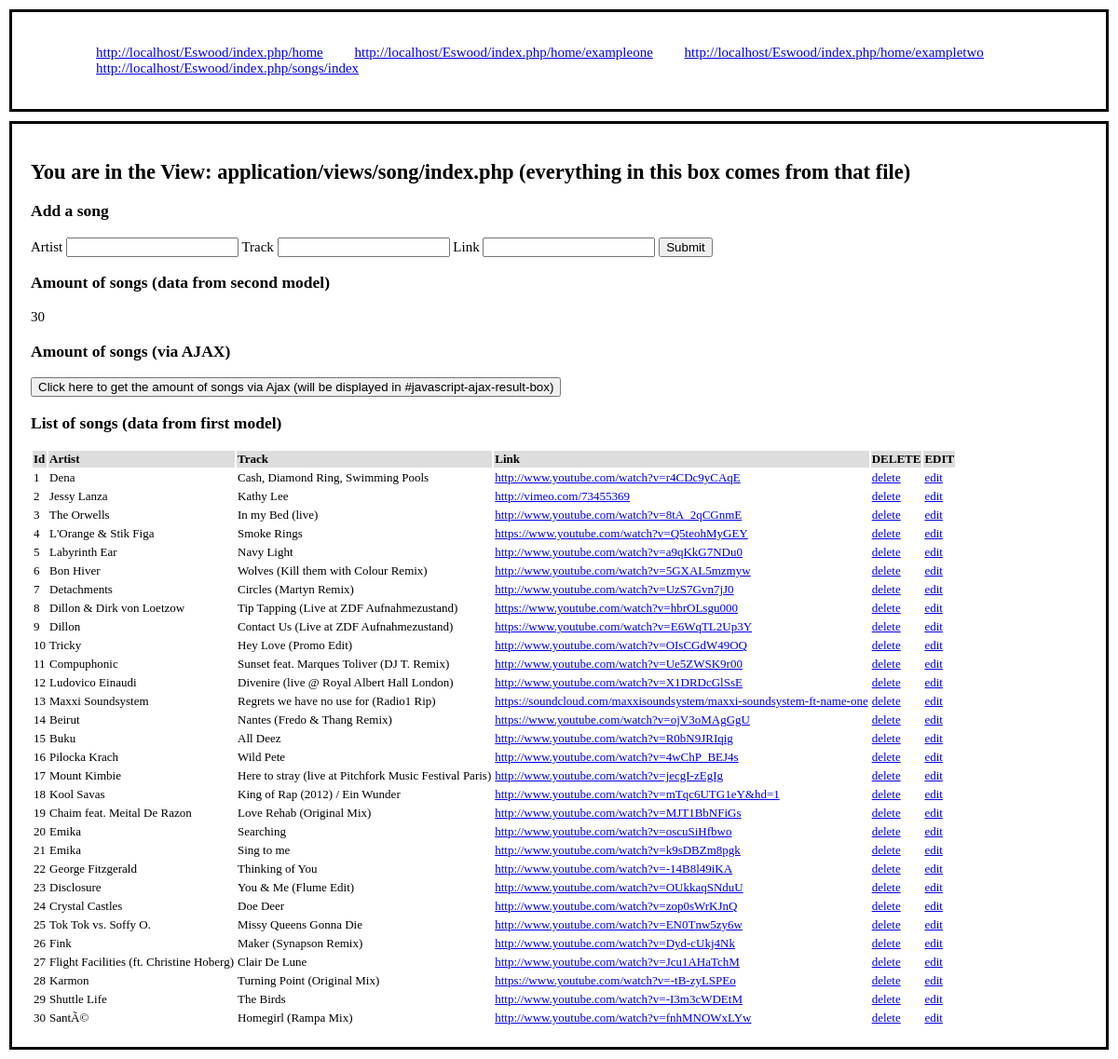
Screenshot of /index.php/songs/ with the database file from the repository.
### tables this page shows
CREATE TABLE `song` (
  `id` int(11) NOT NULL AUTO_INCREMENT,
  `artist` text NOT NULL,
  `track` text NOT NULL,
  `link` text,
  PRIMARY KEY (`id`),
  UNIQUE KEY `id` (`id`)
);

### application/core/controller.php (called while the page is built, shortened)
<?php
class Controller
{
    public $db = null;
    private function openDatabaseConnection()
    {
        $options = array(PDO::ATTR_DEFAULT_FETCH_MODE => PDO::FETCH_OBJ, PDO::ATTR_ERRMODE => PDO::ERRMODE_WARNING);
        $this->db = new PDO(DB_TYPE . ':host=' . DB_HOST . ';dbname=' . DB_NAME, DB_USER, DB_PASS, $options);
    }
    public function loadModel()
    {
        require APP . '/model/model.php';
        $this->model = new Model($this->db);
    }
}

### application/controllers/songs.php (called while the page is built, shortened)
<?php
class Songs extends Controller
{
    public function index()
    {
        $songs = $this->model->getAllSongs();
        $amount_of_songs = $this->model->getAmountOfSongs();
        require APP . 'views/_templates/header.php';
        require APP . 'views/songs/index.php';
        require APP . 'views/_templates/footer.php';
    }
}

### index.php (called while the page is built, shortened)
<?php
require APP . '/core/controller.php';
require APP . '/core/application.php';
$app = new Application();

### application/model/model.php (called while the page is built, shortened)
<?php
class Model
{
    function __construct($db)
    {
        try {
            $this->db = $db;
        } catch (PDOException $e) {
            exit('Conexion a la base de datos no establecida.');
        }
    }
    public function getAllSongs()
    {
        $sql = "SELECT id, artist, track, link FROM song";
        $query = $this->db->prepare($sql);
        $query->execute();
        return $query->fetchAll();
    }
    public function getAmountOfSongs()
    {
        $sql = "SELECT COUNT(id) AS amount_of_songs FROM song";
        $query = $this->db->prepare($sql);
        $query->execute();
        return $query->fetch()->amount_of_songs;
    }
}

### application/views/songs/index.php (the view, shortened to what this page needs)
<div class="container">
    <h2>You are in the View: application/views/song/index.php (everything in this box comes from that file)</h2>
    <div>
        <h3>Add a song</h3>
        <form action="<?php echo URL_WITH_INDEX_FILE; ?>songs/addsong" method="POST">
            <label>Artist</label>
            <input type="text" name="artist" value="" required />
            <label>Track</label>
            <input type="text" name="track" value="" required />
            <label>Link</label>
            <input type="text" name="link" value="" />
            <input type="submit" name="submit_add_song" value="Submit" />
        </form>
    </div>
    <div>
        <h3>Amount of songs (data from second model)</h3>
        <div>
            <?php echo $amount_of_songs; ?>
        </div>
        <h3>Amount of songs (via AJAX)</h3>
        <div>
            <button id="javascript-ajax-button">Click here to get the amount of songs via Ajax (will be displayed in #javascript-ajax-result-box)</button>
        </div>
        <h3>List of songs (data from first model)</h3>
        <table>
            <thead style="background-color: #ddd; font-weight: bold;">
            <tr>
                <td>Id</td>
                <td>Artist</td>
                <td>Track</td>
                <td>Link</td>
                <td>DELETE</td>
                <td>EDIT</td>
            </tr>
            </thead>
            <tbody>
            <?php foreach ($songs as $song) { ?>
                <tr>
                    <td><?php if (isset($song->id)) echo htmlspecialchars($song->id, ENT_QUOTES, 'UTF-8'); ?></td>
                    <td><?php if (isset($song->artist)) echo htmlspecialchars($song->artist, ENT_QUOTES, 'UTF-8'); ?></td>
                    <td><?php if (isset($song->track)) echo htmlspecialchars($song->track, ENT_QUOTES, 'UTF-8'); ?></td>
                    <td>
                        <?php if (isset($song->link)) { ?>
                            <a href="<?php echo htmlspecialchars($song->link, ENT_QUOTES, 'UTF-8'); ?>"><?php echo htmlspecialchars($song->link, ENT_QUOTES, 'UTF-8'); ?></a>
                        <?php } ?>
                    </td>
                    <td><a href="<?php echo URL_WITH_INDEX_FILE . 'songs/deletesong/' . htmlspecialchars($song->id, ENT_QUOTES, 'UTF-8'); ?>">delete</a></td>
                    <td><a href="<?php echo URL_WITH_INDEX_FILE . 'songs/editsong/' . htmlspecialchars($song->id, ENT_QUOTES, 'UTF-8'); ?>">edit</a></td>
                </tr>
            <?php } ?>
            </tbody>
        </table>
    </div>
</div>

### application/core/application.php (shortened to what this page needs)
<?php
class Application
{
    private $url_controller = null;
    private $url_action = null;
    private $url_params = array();
    public function __construct()
    {
        if (!$this->url_controller) {
            require APP . 'controllers/home.php';
            $page = new Home();
            $page->index();
        } elseif (file_exists(APP . 'controllers/' . $this->url_controller . '.php')) {
            $this->url_controller = new $this->url_controller();
            if (method_exists($this->url_controller, $this->url_action)) {
                if(!empty($this->url_params)) {
                    call_user_func_array(array($this->url_controller, $this->url_action), $this->url_params);
                } else {
                    $this->url_controller->{$this->url_action}();
                }
            } else {
                if(strlen($this->url_action) == 0) {
                    $this->url_controller->index();
                }
                else {
                    require APP . 'controllers/error.php';
                    $page = new Error();
                    $page->index();
                }
            }
        } else {
            require APP . 'controllers/error.php';
            $page = new Error();
            $page->index();
        }
    }
    private function getUrlWithoutModRewrite()
    {
        $url = explode('/', $_SERVER['REQUEST_URI']);
        $url = array_diff($url, array('', 'index.php'));
        $url = array_values($url);
        $this->url_controller = isset($url[0]) ? $url[0] : null;
        $this->url_action = isset($url[1]) ? $url[1] : null;
        unset($url[0], $url[1]);
        $this->url_params = array_values($url);
    }
}

### application/views/_templates/header.php (shortened to what this page needs)
<!DOCTYPE html>
<html lang="es">
<head>
    <link href="<?php echo URL; ?>public/css/style.css" rel="stylesheet">
</head>
<body>
    <div class="container">
        <div class="navigation">
            <ul>
                <li><a href="<?php echo URL_WITH_INDEX_FILE; ?>"><?php echo URL_WITH_INDEX_FILE; ?>home</a></li>
                <li><a href="<?php echo URL_WITH_INDEX_FILE; ?>home/exampleone"><?php echo URL_WITH_INDEX_FILE; ?>home/exampleone</a></li>
                <li><a href="<?php echo URL_WITH_INDEX_FILE; ?>home/exampletwo"><?php echo URL_WITH_INDEX_FILE; ?>home/exampletwo</a></li>
                <li><a href="<?php echo URL_WITH_INDEX_FILE; ?>songs/"><?php echo URL_WITH_INDEX_FILE; ?>songs/index</a></li>
            </ul>
        </div>
    </div>

### application/views/_templates/footer.php (shortened to what this page needs)
</body>
</html>

### public/css/style.css (style rules this page uses)
html, body { margin: 0; padding: 0; }
body { font-size: 15px; }
table { font-size: 13px; }
.container { border: 3px solid #000; padding: 20px; margin: 10px; }
ul { list-style: none; }
li { display: inline-block; margin-left: 30px; }

### rows the page displays
song: id "1", artist "Dena", track "Cash, Diamond Ring, Swimming Pools", link "http://www.youtube.com/watch?v=r4CDc9yCAqE"
song: id "2", artist "Jessy Lanza", track "Kathy Lee", link "http://vimeo.com/73455369"
song: id "3", artist "The Orwells", track "In my Bed (live)", link "http://www.youtube.com/watch?v=8tA_2qCGnmE"
song: id "4", artist "L'Orange & Stik Figa", track "Smoke Rings", link "https://www.youtube.com/watch?v=Q5teohMyGEY"
song: id "5", artist "Labyrinth Ear", track "Navy Light", link "http://www.youtube.com/watch?v=a9qKkG7NDu0"
song: id "6", artist "Bon Hiver", track "Wolves (Kill them with Colour Remix)", link "http://www.youtube.com/watch?v=5GXAL5mzmyw"
song: id "7", artist "Detachments", track "Circles (Martyn Remix)", link "http://www.youtube.com/watch?v=UzS7Gvn7jJ0"
song: id "8", artist "Dillon & Dirk von Loetzow", track "Tip Tapping (Live at ZDF Aufnahmezustand)", link "https://www.youtube.com/watch?v=hbrOLsgu000"
song: id "9", artist "Dillon", track "Contact Us (Live at ZDF Aufnahmezustand)", link "https://www.youtube.com/watch?v=E6WqTL2Up3Y"
song: id "10", artist "Tricky", track "Hey Love (Promo Edit)", link "http://www.youtube.com/watch?v=OIsCGdW49OQ"
song: id "11", artist "Compuphonic", track "Sunset feat. Marques Toliver (DJ T. Remix)", link "http://www.youtube.com/watch?v=Ue5ZWSK9r00"
song: id "12", artist "Ludovico Einaudi", track "Divenire (live @ Royal Albert Hall London)", link "http://www.youtube.com/watch?v=X1DRDcGlSsE"
song: id "13", artist "Maxxi Soundsystem", track "Regrets we have no use for (Radio1 Rip)", link "https://soundcloud.com/maxxisoundsystem/maxxi-soundsystem-ft-name-one"
song: id "14", artist "Beirut", track "Nantes (Fredo & Thang Remix)", link "https://www.youtube.com/watch?v=ojV3oMAgGgU"
song: id "15", artist "Buku", track "All Deez", link "http://www.youtube.com/watch?v=R0bN9JRIqig"
song: id "16", artist "Pilocka Krach", track "Wild Pete", link "http://www.youtube.com/watch?v=4wChP_BEJ4s"
song: id "17", artist "Mount Kimbie", track "Here to stray (live at Pitchfork Music Festival Paris)", link "http://www.youtube.com/watch?v=jecgI-zEgIg"
song: id "18", artist "Kool Savas", track "King of Rap (2012) / Ein Wunder", link "http://www.youtube.com/watch?v=mTqc6UTG1eY&hd=1"
song: id "19", artist "Chaim feat. Meital De Razon", track "Love Rehab (Original Mix)", link "http://www.youtube.com/watch?v=MJT1BbNFiGs"
song: id "20", artist "Emika", track "Searching", link "http://www.youtube.com/watch?v=oscuSiHfbwo"
song: id "21", artist "Emika", track "Sing to me", link "http://www.youtube.com/watch?v=k9sDBZm8pgk"
song: id "22", artist "George Fitzgerald", track "Thinking of You", link "http://www.youtube.com/watch?v=-14B8l49iKA"
song: id "23", artist "Disclosure", track "You & Me (Flume Edit)", link "http://www.youtube.com/watch?v=OUkkaqSNduU"
song: id "24", artist "Crystal Castles", track "Doe Deer", link "http://www.youtube.com/watch?v=zop0sWrKJnQ"
song: id "25", artist "Tok Tok vs. Soffy O.", track "Missy Queens Gonna Die", link "http://www.youtube.com/watch?v=EN0Tnw5zy6w"
song: id "26", artist "Fink", track "Maker (Synapson Remix)", link "http://www.youtube.com/watch?v=Dyd-cUkj4Nk"
song: id "27", artist "Flight Facilities (ft. Christine Hoberg)", track "Clair De Lune", link "http://www.youtube.com/watch?v=Jcu1AHaTchM"
song: id "28", artist "Karmon", track "Turning Point (Original Mix)", link "https://www.youtube.com/watch?v=-tB-zyLSPEo"
song: id "29", artist "Shuttle Life", track "The Birds", link "http://www.youtube.com/watch?v=-I3m3cWDEtM"
song: id "30", artist "SantÃ©", track "Homegirl (Rampa Mix)", link "http://www.youtube.com/watch?v=fnhMNOWxLYw"

### other values shown
URL_WITH_INDEX_FILE "http://localhost/Eswood/index.php/"
$amount_of_songs "30"
